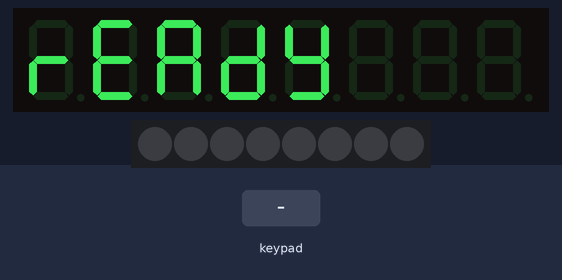
A sketch run on a simulated Arduino Uno, built with avr-gcc and run on an emulated ATmega328P. Parts: 8-digit seven-segment display, 8 RGB LEDs in strip order, left to right. The test bench sets the inputs (shaded band).

Above: at 1.6 s.
3.8 s: keypad keys 1 2 pressed 0.4 s apart
At 5.1 s:
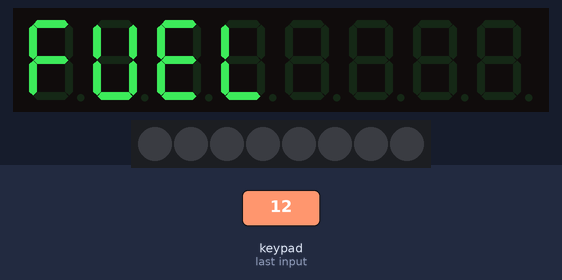
7.6 s: key '5' pressed
At 8.9 s:
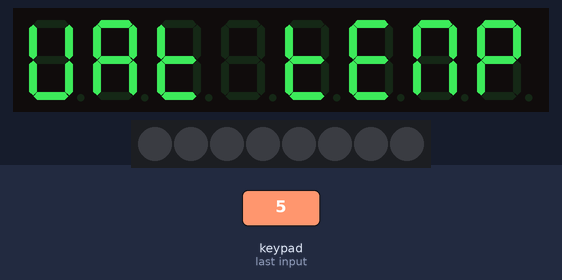
10.6 s: key '1' pressed
At 11.2 s:
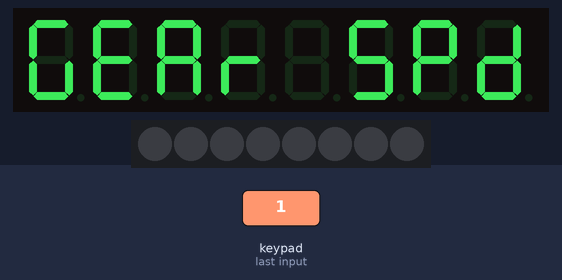
13.6 s: key '3' pressed
At 14.7 s:
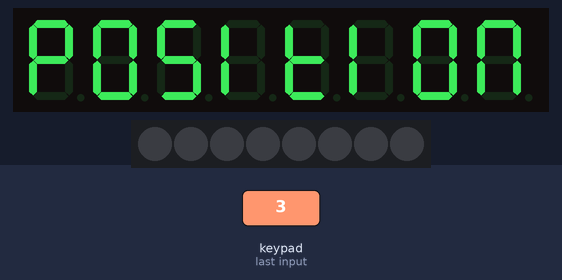
16.6 s: key '4' pressed
At 17.0 s:
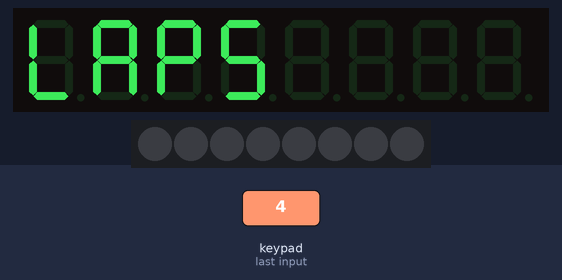
19.6 s: key '6' pressed
At 20.5 s:
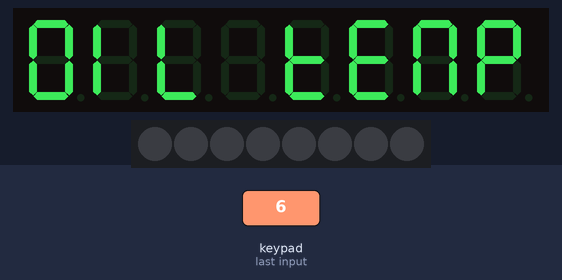
Timing chart, 0 to 22.6 s (numbered marks = the images above; inputs shaded):
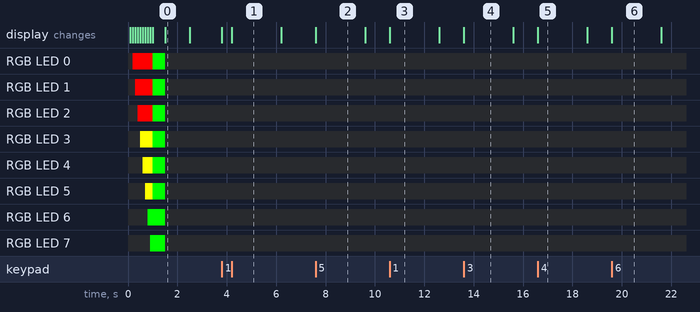

Measured:
- after the input at 3.8 s, the display: first changes at once (image 1 shows a later state)
- after the input at 7.6 s, the display: changes at once (image 2)
- after the input at 10.6 s, the display: changes at once (image 3)
- after the input at 13.6 s, the display: changes at once (image 4)
- after the input at 16.6 s, the display: changes at once (image 5)
- after the input at 19.6 s, the display: changes at once (image 6)
- what the display in image 0 shows lasts 1.0 s, from 1.5 s to 2.5 s

The sketch:

arduino.pde
```cpp
#include <TM1638.h>

TM1638 module(8, 9, 7);

byte maxBrightness = 4;
word leds [10] = { 0, 1, 3, 7, 2063, 6175, 14399, 30783, 63551, 65280 };
byte brightness = maxBrightness;

byte buttons, oldbuttons, page;
byte gear, spd_h, spd_l, shift, rpm_h, rpm_l, pitLimiter, fuel, fuelLaps, waterTemp, oilTemp, lap, laps, pos, cars, minutes, seconds, millis_h, millis_l;
word rpm, spd, milliseconds;
boolean changedPage, blinkrpm, overwriteLed;
unsigned long milstart, milstart2 = 0;
char s[8];

void setup() {
  module.setupDisplay(true, brightness);
  module.setDisplayToString("BOOT", 0, 0);
  for (int i = 0; i < 10; i++) {
    delay(100);
    module.setLEDs(leds[i]);
  }
  delay(500);
  module.setLEDs(255);
  module.clearDisplay();
  module.setDisplayToString("READY", 0, 0);
  delay(1000);
  module.setLEDs(0);
  module.clearDisplay();

  Serial.begin(9600);

  oldbuttons = 0;
  page = 0;
  changedPage = false;
  blinkrpm = false;
}

void loop() {
  if (Serial.available() > 0) {
    if (Serial.available() == 20) {
      if (Serial.read() == 255) {
        gear = Serial.read();
        spd_h = Serial.read();
        spd_l = Serial.read();
        rpm_h = Serial.read();
        rpm_l = Serial.read();
        fuel = Serial.read();
        fuelLaps = Serial.read();
        shift = Serial.read();
        pitLimiter = Serial.read();
        waterTemp = Serial.read();
        oilTemp = Serial.read();
        lap = Serial.read();
        laps = Serial.read();
        pos = Serial.read();
        cars = Serial.read();
        minutes = Serial.read();
        seconds = Serial.read();
        millis_h = Serial.read();
        millis_l = Serial.read();

        rpm = (rpm_h << 8) | rpm_l;
        spd = (spd_h << 8) | spd_l;
        milliseconds = (millis_h << 8) | millis_l;
      }
    }
  }

  buttons = module.getButtons();
  if (buttons != 0) {
    if (buttons != oldbuttons) {
      bool brightnessButton = (buttons == 128);

      if (!brightnessButton) {
        module.clearDisplay();
        page = buttons;
        oldbuttons = buttons;
      } else {
        oldbuttons = 0;
      }

      switch (buttons) {
        case 1:
          module.setDisplayToString("GEAR SPD", 0, 0);
          break;
        case 2:
          module.setDisplayToString("FUEL", 0, 0);
          break;
        case 4:
          module.setDisplayToString("POSITION", 0, 0);
          break;
        case 8:
          module.setDisplayToString("LAPS", 0, 0);
          break;
        case 16:
          module.setDisplayToString("WAT TEMP", 0, 0);
          break;
        case 32:
          module.setDisplayToString("OIL TEMP", 0, 0);
          break;
       case 64:
          module.setDisplayToString("LAPTIME", 0, 0);
          break;
       case 128:
          if ((millis() - milstart) > 100) {
            brightness = brightness < 1 ? 3 : brightness - 1;
            module.setupDisplay(true, brightness);
          }

          sprintf(s, "BRIGHT%2d", brightness + 1);
          module.setDisplayToString(s, 0, 0);
          module.setLEDs(65280); // full red for brightest led effect
          break;
      }

      changedPage = true;
      overwriteLed = true;
      milstart = millis();
    }
  }

  if (changedPage == false) {
    switch (page) {
      case 1:
        // Gear / speed
        if (gear == 0) {
          sprintf(s, "R%7d", spd);
        } else if (gear == 1) {
          sprintf(s, "N%7d", spd);
        } else {
          sprintf(s, "%1d%7d", gear - 1, spd);
        }
        module.setDisplayToString(s);
        break;
      case 2:
        // Fuel
        sprintf(s, "%3dl%4d", fuel, fuelLaps);
        module.setDisplayToString(s);
        break;
      case 4:
        // position
        sprintf(s, "%4d/%3d", pos, cars);
        module.setDisplayToString(s);
        break;
      case 8:
        // laps
        sprintf(s, "%4d/%3d", lap, laps);
        module.setDisplayToString(s);
        break;
      case 16:
        // water
        sprintf(s, "%6d c", waterTemp);
        module.setDisplayToString(s);
        break;
      case 32:
        // oil
        sprintf(s, "%6d c", oilTemp);
        module.setDisplayToString(s);
        break;
      case 64:
        // lap time
        sprintf(s, "%3d%02d%03d", minutes, seconds, milliseconds);
        module.setDisplayToString(s, 40, 0);
        break;
    }
  } else {
    if ((millis() - milstart) > 2000) {
      changedPage = false;
      overwriteLed = false;
      module.clearDisplay();
    }
  }

  // LEDs.
  if (!overwriteLed) {
    if (pitLimiter == 1 || shift == 10) {
      if ((millis() - milstart2) > (pitLimiter == 1 ? 150 : 75)) {
        if (blinkrpm == false) {
          module.setLEDs(0x0000);
          blinkrpm = true;
        } else {
          module.setLEDs(pitLimiter == 1 ? 59136 : 0xFF00);
          blinkrpm = false;
        }
        milstart2 = millis();
      }
    } else {
      module.setLEDs(leds[shift]);
    }
  }
}
```
